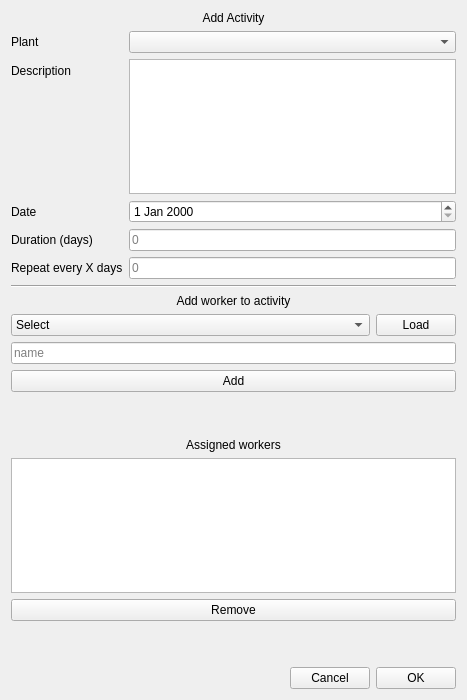
<?xml version="1.0" encoding="UTF-8"?>
<ui version="4.0">
 <class>AddActivityDialog</class>
 <widget class="QWidget" name="AddActivityDialog">
  <property name="geometry">
   <rect>
    <x>0</x>
    <y>0</y>
    <width>467</width>
    <height>700</height>
   </rect>
  </property>
  <property name="windowTitle">
   <string>Form</string>
  </property>
  <layout class="QVBoxLayout" name="verticalLayout_2">
   <item>
    <widget class="QLabel" name="label_addActivity">
     <property name="text">
      <string>Add Activity</string>
     </property>
     <property name="alignment">
      <set>Qt::AlignCenter</set>
     </property>
    </widget>
   </item>
   <item>
    <layout class="QFormLayout" name="formLayout">
     <item row="1" column="0">
      <widget class="QLabel" name="label_description">
       <property name="text">
        <string>Description</string>
       </property>
      </widget>
     </item>
     <item row="1" column="1">
      <widget class="QTextEdit" name="textEdit_description"/>
     </item>
     <item row="2" column="0">
      <widget class="QLabel" name="label_date">
       <property name="text">
        <string>Date</string>
       </property>
      </widget>
     </item>
     <item row="2" column="1">
      <widget class="QDateEdit" name="dateEdit"/>
     </item>
     <item row="3" column="0">
      <widget class="QLabel" name="label_durationDays">
       <property name="text">
        <string>Duration (days)</string>
       </property>
      </widget>
     </item>
     <item row="3" column="1">
      <widget class="QLineEdit" name="lineEdit_duration">
       <property name="placeholderText">
        <string>0</string>
       </property>
      </widget>
     </item>
     <item row="4" column="0">
      <widget class="QLabel" name="label_repeatEveryXDays">
       <property name="text">
        <string>Repeat every X days</string>
       </property>
      </widget>
     </item>
     <item row="4" column="1">
      <layout class="QHBoxLayout" name="horizontalLayout">
       <item>
        <widget class="QLineEdit" name="lineEdit_repeat">
         <property name="placeholderText">
          <string>0</string>
         </property>
        </widget>
       </item>
      </layout>
     </item>
     <item row="0" column="0">
      <widget class="QLabel" name="label_plant">
       <property name="text">
        <string>Plant</string>
       </property>
      </widget>
     </item>
     <item row="0" column="1">
      <widget class="QComboBox" name="plantComboBox"/>
     </item>
    </layout>
   </item>
   <item>
    <layout class="QVBoxLayout" name="verticalLayout">
     <item>
      <widget class="Line" name="line">
       <property name="orientation">
        <enum>Qt::Horizontal</enum>
       </property>
      </widget>
     </item>
     <item>
      <widget class="QLabel" name="label_addWorkerToActivity">
       <property name="text">
        <string>Add worker to activity</string>
       </property>
       <property name="alignment">
        <set>Qt::AlignBottom|Qt::AlignHCenter</set>
       </property>
      </widget>
     </item>
     <item>
      <layout class="QHBoxLayout" name="horizontalLayout_3">
       <item>
        <widget class="QComboBox" name="comboBox_workers">
         <item>
          <property name="text">
           <string>Select</string>
          </property>
         </item>
         <item>
          <property name="text">
           <string>Add new worker</string>
          </property>
         </item>
        </widget>
       </item>
       <item>
        <widget class="QPushButton" name="pushButton_loadWorkers">
         <property name="sizePolicy">
          <sizepolicy hsizetype="Maximum" vsizetype="Fixed">
           <horstretch>0</horstretch>
           <verstretch>0</verstretch>
          </sizepolicy>
         </property>
         <property name="text">
          <string>Load</string>
         </property>
        </widget>
       </item>
      </layout>
     </item>
     <item>
      <widget class="QLineEdit" name="lineEdit_addNewWorker">
       <property name="placeholderText">
        <string>name</string>
       </property>
      </widget>
     </item>
     <item>
      <widget class="QPushButton" name="pushButton_add">
       <property name="text">
        <string>Add</string>
       </property>
      </widget>
     </item>
     <item>
      <spacer name="verticalSpacer">
       <property name="orientation">
        <enum>Qt::Vertical</enum>
       </property>
       <property name="sizeType">
        <enum>QSizePolicy::Fixed</enum>
       </property>
       <property name="sizeHint" stdset="0">
        <size>
         <width>20</width>
         <height>40</height>
        </size>
       </property>
      </spacer>
     </item>
     <item>
      <widget class="QLabel" name="label_assignedWorkers">
       <property name="sizePolicy">
        <sizepolicy hsizetype="Preferred" vsizetype="MinimumExpanding">
         <horstretch>0</horstretch>
         <verstretch>0</verstretch>
        </sizepolicy>
       </property>
       <property name="text">
        <string>Assigned workers</string>
       </property>
       <property name="alignment">
        <set>Qt::AlignBottom|Qt::AlignHCenter</set>
       </property>
      </widget>
     </item>
     <item>
      <widget class="QListWidget" name="listWidget_workers">
       <property name="sizePolicy">
        <sizepolicy hsizetype="Expanding" vsizetype="Preferred">
         <horstretch>0</horstretch>
         <verstretch>0</verstretch>
        </sizepolicy>
       </property>
      </widget>
     </item>
     <item>
      <widget class="QPushButton" name="pushButton_remove">
       <property name="text">
        <string>Remove</string>
       </property>
      </widget>
     </item>
     <item>
      <spacer name="verticalSpacer_2">
       <property name="orientation">
        <enum>Qt::Vertical</enum>
       </property>
       <property name="sizeType">
        <enum>QSizePolicy::Fixed</enum>
       </property>
       <property name="sizeHint" stdset="0">
        <size>
         <width>20</width>
         <height>40</height>
        </size>
       </property>
      </spacer>
     </item>
     <item>
      <layout class="QHBoxLayout" name="horizontalLayout_2">
       <item>
        <spacer name="horizontalSpacer">
         <property name="orientation">
          <enum>Qt::Horizontal</enum>
         </property>
         <property name="sizeHint" stdset="0">
          <size>
           <width>40</width>
           <height>20</height>
          </size>
         </property>
        </spacer>
       </item>
       <item>
        <widget class="QPushButton" name="pushButton_cancel">
         <property name="text">
          <string>Cancel</string>
         </property>
        </widget>
       </item>
       <item>
        <widget class="QPushButton" name="pushButton_ok">
         <property name="text">
          <string>OK</string>
         </property>
        </widget>
       </item>
      </layout>
     </item>
    </layout>
   </item>
  </layout>
 </widget>
 <resources/>
 <connections/>
</ui>
